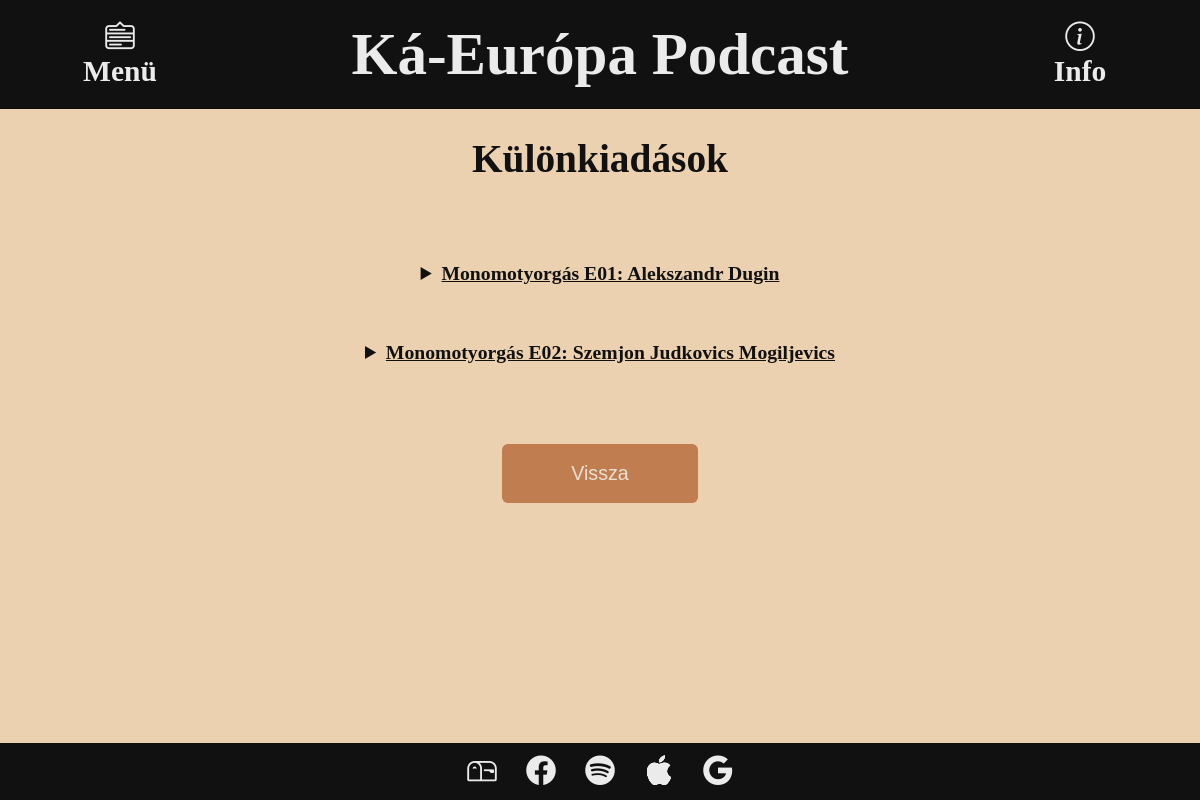
The app's page /episodes/specials, older data.
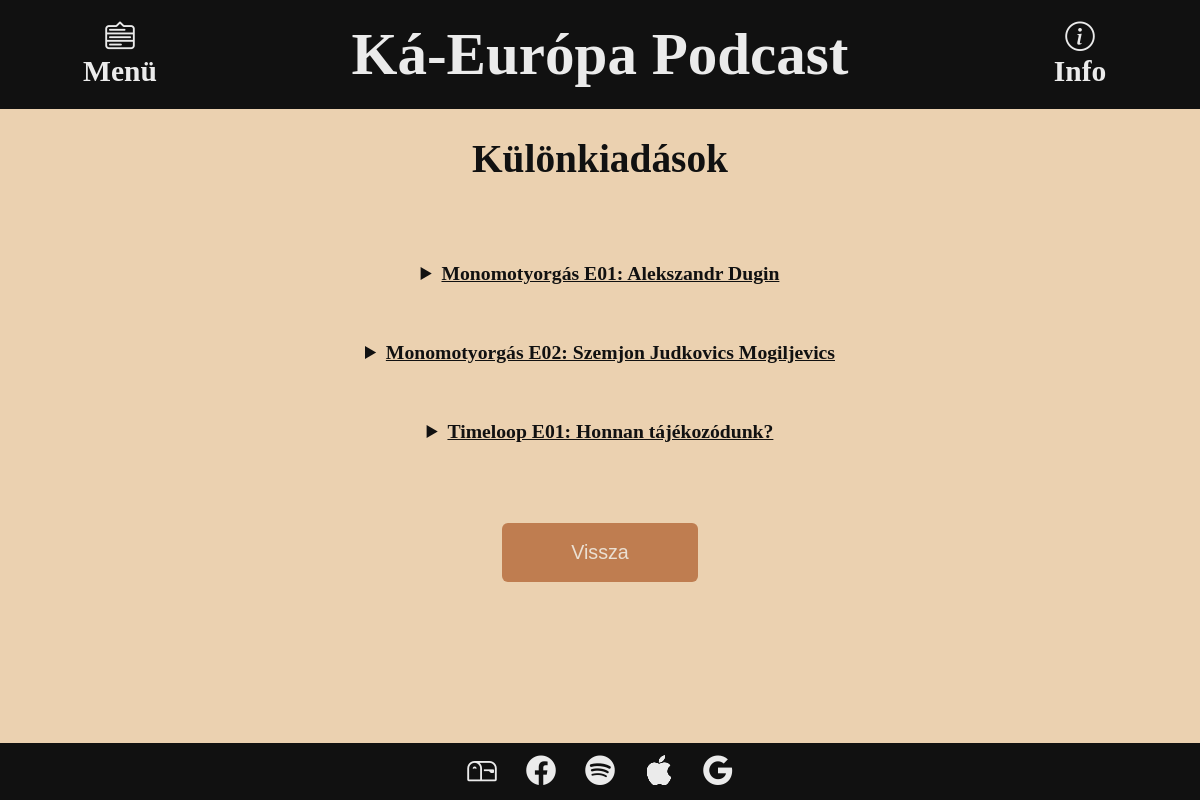
The same page, newer data.
### tables this page shows
CREATE TABLE "episode_list" (
	"season"	INTEGER NOT NULL,
	"episode"	INTEGER NOT NULL,
	"title"	TEXT NOT NULL UNIQUE,
	"descr"	TEXT NOT NULL UNIQUE,
	"link"	TEXT NOT NULL UNIQUE
);

### kaeu_flask_app.py (the view)
@app.route("/episodes/specials")
def season_spec():
    episode_list = get_episode_list(0)
    return render_template(
        "specials.html", current_year=current_year, episode_list=episode_list
    )

### db/db_func.py (called while the page is built)
def get_episode_list(season):
    episode_list = []
    con = sqlite3.connect("db/episodes.db")
    cur = con.cursor()
    param = (season,)
    for row in cur.execute("SELECT * FROM episode_list WHERE season = ?", param):
        instance = Episode(*row)
        episode_list.append(instance)
    con.close()
    return episode_list

### templates/specials.html (shortened to what this page needs)
{% extends "base.html" %}
{% block body %}
<main class="container vertical" aria-labelledby="page-title">
  <div class="item subtitle padded" role="none">
    <h1 id="page-title">Különkiadások</h1>
  </div>
  {% for episode in episode_list %}
  <details class="item subtitle" title="{{episode.title}}">
    <summary>{{episode.title}}</summary>
  </details>
  {% endfor %}
  <nav class="item padded" title="Navigációs gombok">
    <button class="same-tab-btn" data-target="/episodes">Vissza</button>
  </nav>
</main>
{% endblock body %}

### templates/base.html (shortened to what this page needs)
<!DOCTYPE html>
<html lang="hu">
<head>
  <link rel="stylesheet" href="{{ url_for('static', filename='css/style.css') }}">
  <link rel="stylesheet" href="https://cdn.jsdelivr.net/npm/bootstrap-icons@1.11.3/font/bootstrap-icons.min.css">
</head>
<body>
  <header class="header" title="Fejléc">
    <span id="menu-btn" class="bi bi-menu-down anim" role="button"
    title="Menü gomb"><br role="none">Menü</span>
    <span id="head-title" class="same-tab-btn anim" data-target="/"
    role="link">Ká-Európa Podcast</span>
    <span id="info-btn" class="bi bi-info-circle anim" role="button"
    title="Info gomb"><br role="none">Info</span>
  </header>
  {% block body %}{% endblock body %}
  <footer class="footer" title="Külső linkek">
    <span class="bi bi-mailbox new-tab-btn anim" title="E-mail" role="button"
    data-target="mailto:keuropapodcast@gmail.com"></span>
    <span class="bi bi-facebook new-tab-btn anim" title="Facebook" role="button"
    data-target="https://www.facebook.com/keuropapodcast/"></span>
    <span class="bi bi-spotify new-tab-btn anim" title="Spotify" role="button"
    data-target="https://open.spotify.com/show/0vA5gWANjc356HZweAOM6n"></span>
    <span class="bi bi-apple new-tab-btn anim" title="Apple Podcasts" role="button"
    data-target="https://podcasts.apple.com/hu/podcast/k%C3%A1-eur%C3%B3pa-podcast/id1550114588" ></span>
    <span class="bi bi-google new-tab-btn anim" title="Google Podcasts" role="button"
    data-target="https://podcasts.google.com/feed/aHR0cHM6Ly9hbmNob3IuZm0vcy80OGRkOGY1NC9wb2RjYXN0L3Jzcw"></span>
  </footer>
</body>
</html>

### static/css/style.css (style rules this page uses)
html { color: #111111; font-family: Georgia, 'Times New Roman', Times, serif; font-size: calc(15px + 0.390625vw); text-align: center; }
body { background-attachment: fixed; background-color: #EBD1B0; background-position: top left; background-repeat: no-repeat; }
* { box-sizing: border-box; margin: 0; padding: 0; }
.header { align-content: center; align-items: center; background-color: #111111; color: #EBEBEB; display: flex; font-size: 1.5rem; font-weight: bold; justify-content: center; padding: 2.5vh 0; position: fixed; top: 0; width: 100%; z-index: 2; }
#head-title { font-size: 2em; width: 60vw; }
#menu-btn, #info-btn { font-size: 1em; width: 20vw; }
.container { align-content: space-around; align-items: center; display: flex; justify-content: center; margin-bottom: 12vh; margin-top: 12vh; }
.vertical { flex-flow: column wrap; gap: 3vh 1.5vw; }
.item { padding: 2vh 1vw; }
.subtitle { max-width: 75vw; }
.padded { padding: 5vh 2.5vw; }
button { background-color: #A24611; border-radius: 0.3em; border: none; color: #EBEBEB; cursor: pointer; font-size: 1em; height: 3em; opacity: 0.6; text-align: center; text-decoration: none; transition: 0.3s; width: 10em; }
.anim { cursor: pointer; transition: 0.3s; }
summary { font-weight: bold; max-width: 50ch; text-decoration: underline; }
.footer { align-content: space-around; align-items: center; background-color: #111111; bottom: 0; color: #EBEBEB; display: flex; font-size: 1.5rem; font-weight: normal; gap: 0.5em 1em; justify-content: center; padding: 1.5vh; position: fixed; width: 100%; z-index: 2; }

Row changes from the older to the newer data that the page shows:
added episode_list: title "Timeloop E01: Honnan tájékozódunk?"
